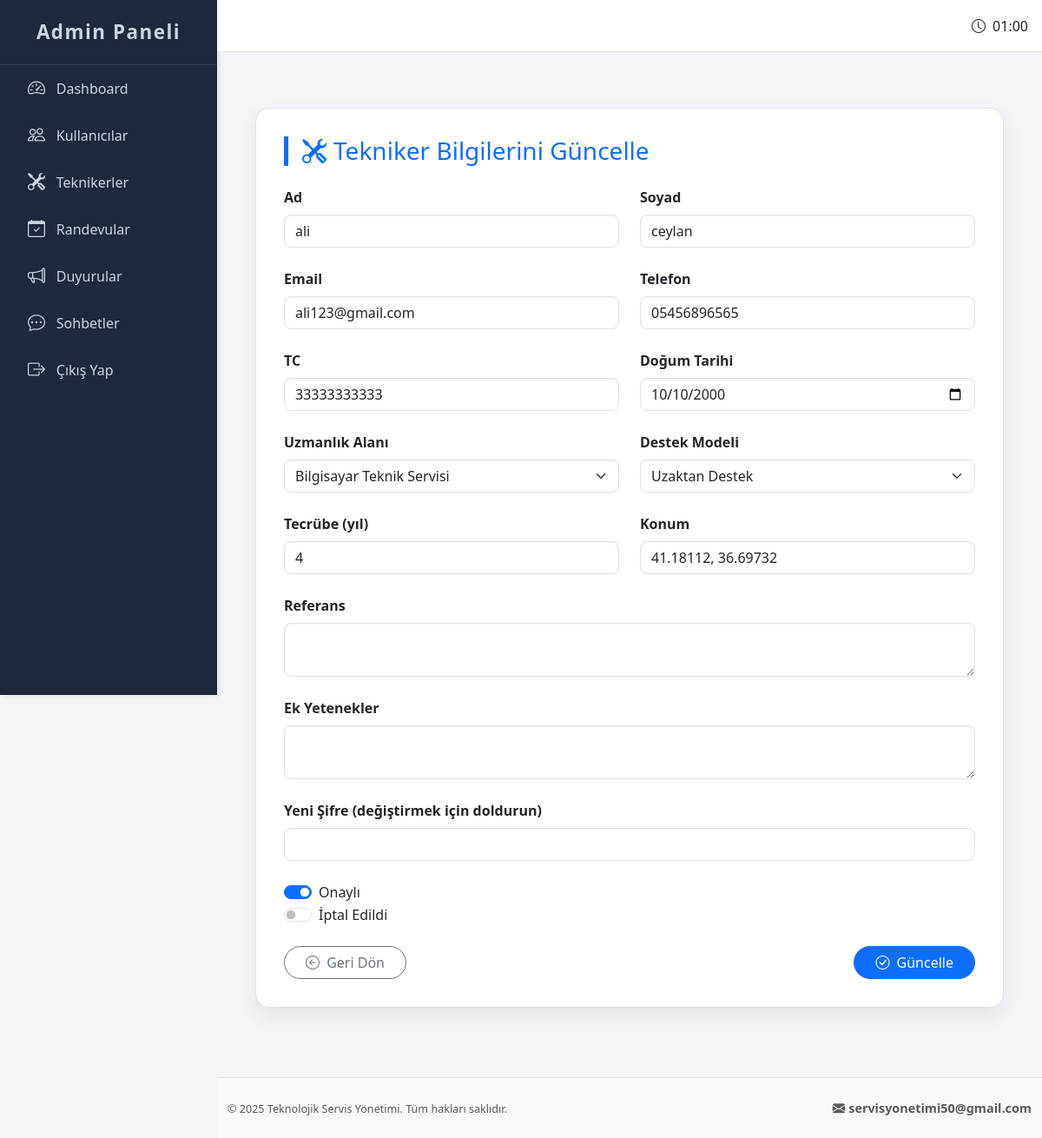
The page /admin/technician/edit/1 (signed in) on the database its author committed.
### app.py (models this page shows, shortened)
class Technician(UserMixin, db.Model):
    __tablename__ = 'technicians'
    id = db.Column(db.Integer, primary_key=True)
    ad = db.Column(db.String(50), nullable=False)
    soyad = db.Column(db.String(50), nullable=False)
    email = db.Column(db.String(100), unique=True, nullable=False)
    telefon = db.Column(db.String(11), unique=True, nullable=False)
    tc = db.Column(db.String(11), unique=True, nullable=False)
    dogum_tarihi = db.Column(db.Date, nullable=False)
    uzmanlik = db.Column(db.String(100), nullable=False)
    destek_modeli = db.Column(db.String(50), nullable=False)
    tecrube = db.Column(db.Integer, nullable=False)
    konum = db.Column(db.String(50))
    referans = db.Column(db.Text)
    ek_yetenekler = db.Column(db.Text)
    sifre = db.Column(db.String(255), nullable=False)
    kayit_tarihi = db.Column(db.DateTime, default=datetime.utcnow)
    onay = db.Column(db.Boolean, default=False)    # Tekniker onayı
    iptal = db.Column(db.Boolean, default=False)   # Tekniker iptal durumu

### app.py (the view, shortened to what this page needs)
@app.route('/admin/technician/edit/<int:id>', methods=['GET', 'POST'])
def edit_technician(id):
    if 'admin_id' not in session:
        flash('Admin girişi yapmalısınız!', 'danger')
        return redirect(url_for('admin_login'))
    technician = Technician.query.get_or_404(id)
    return render_template('edit_technician.html', technician=technician)

### templates/edit_technician.html (shortened to what this page needs)
{% extends "base_admin.html" %}
{% block content %}
<div class="container container-custom py-5">
  <div class="card-form">
    <h2 class="form-title"><i class="bi bi-tools me-2"></i>Tekniker Bilgilerini Güncelle</h2>
    <form method="POST" novalidate>
      <div class="row g-4">
        <div class="col-md-6">
          <label class="form-label">Ad</label>
          <input type="text" class="form-control" name="ad" value="{{ technician.ad }}" required>
        </div>
        <div class="col-md-6">
          <label class="form-label">Soyad</label>
          <input type="text" class="form-control" name="soyad" value="{{ technician.soyad }}" required>
        </div>
        <div class="col-md-6">
          <label class="form-label">Email</label>
          <input type="email" class="form-control" name="email" value="{{ technician.email }}" required>
        </div>
        <div class="col-md-6">
          <label class="form-label">Telefon</label>
          <input type="text" class="form-control" name="telefon" value="{{ technician.telefon }}">
        </div>
        <div class="col-md-6">
          <label class="form-label">TC</label>
          <input type="text" class="form-control" name="tc" value="{{ technician.tc }}" required>
        </div>
        <div class="col-md-6">
          <label class="form-label">Doğum Tarihi</label>
          <input type="date" class="form-control" name="dogum_tarihi" value="{{ technician.dogum_tarihi }}">
        </div>
        <div class="col-md-6">
          <label class="form-label">Uzmanlık Alanı</label>
          <select class="form-select" name="uzmanlik" required>
            <option value="Bilgisayar Teknik Servisi" {% if technician.uzmanlik == "Bilgisayar Teknik Servisi" %}selected{% endif %}>Bilgisayar Teknik Servisi</option>
          </select>
        </div>
        <div class="col-md-6">
          <label class="form-label">Destek Modeli</label>
          <select class="form-select" name="destek_modeli" required>
            <option value="Uzaktan Destek" {% if technician.destek_modeli == "Uzaktan Destek" %}selected{% endif %}>Uzaktan Destek</option>
          </select>
        </div>
        <div class="col-md-6">
          <label class="form-label">Tecrübe (yıl)</label>
          <input type="number" min="0" class="form-control" name="tecrube" value="{{ technician.tecrube }}">
        </div>
        <div class="col-md-6">
          <label class="form-label">Konum</label>
          <input type="text" class="form-control" name="konum" value="{{ technician.konum }}">
        </div>
        <div class="col-12">
          <label class="form-label">Referans</label>
          <textarea class="form-control" name="referans" rows="2">{{ technician.referans }}</textarea>
        </div>
        <div class="col-12">
          <label class="form-label">Ek Yetenekler</label>
          <textarea class="form-control" name="ek_yetenekler" rows="2">{{ technician.ek_yetenekler }}</textarea>
        </div>
        <div class="col-12">
          <label class="form-label">Yeni Şifre (değiştirmek için doldurun)</label>
          <input type="password" class="form-control" name="sifre">
        </div>
      </div>
      <div class="form-check form-switch mt-4">
        <input class="form-check-input" type="checkbox" name="onay" id="onay" value="1" {% if technician.onay %}checked{% endif %}>
        <label class="form-check-label" for="onay">Onaylı</label>
      </div>
      <div class="form-check form-switch mb-4">
        <input class="form-check-input" type="checkbox" name="iptal" id="iptal" value="1" {% if technician.iptal %}checked{% endif %}>
        <label class="form-check-label" for="iptal">İptal Edildi</label>
      </div>
      <div class="d-flex justify-content-between mt-4">
        <a href="{{ url_for('manage_technicians') }}" class="btn btn-outline-secondary px-4">
          <i class="bi bi-arrow-left-circle me-1"></i> Geri Dön
        </a>
        <button type="submit" class="btn btn-primary px-4">
          <i class="bi bi-check-circle me-1"></i> Güncelle
        </button>
      </div>
    </form>
  </div>
</div>
{% endblock %}

### static/base_admin.css (style rules this page uses)
:root { --sidebar-width: 250px; --sidebar-collapsed-width: 70px; --sidebar-bg: #1e293b; --sidebar-color: #cbd5e1; --sidebar-hover-bg: #334155; --sidebar-active-bg: #3b82f6; --sidebar-active-color: #ffffff; --transition-speed: 0.3s; --navbar-height: 60px; --footer-height: 50px; }
html, body { height: 100%; margin: 0; }
body { display: flex; flex-direction: column; min-height: 100vh; background-color: #f4f6f9; font-family: 'Segoe UI', Tahoma, Geneva, Verdana, sans-serif; }

### templates/edit_technician.html (style rules this page uses)
.container-custom { max-width: 900px; }
.card-form { background-color: #ffffff; padding: 2rem; border-radius: 1rem; box-shadow: 0 10px 25px rgba(0,0,0,0.08); border: 1px solid #e3e3e3; }
h2.form-title { font-size: 1.75rem; color: #0d6efd; border-left: 5px solid #0d6efd; padding-left: 1rem; margin-bottom: 1.5rem; }
.form-label { font-weight: 600; }
.form-control, .form-select { border-radius: 0.5rem; box-shadow: inset 0 1px 3px rgba(0,0,0,0.05); transition: box-shadow 0.3s ease, border-color 0.3s ease; }
.form-check-input:checked { background-color: #0d6efd; border-color: #0d6efd; }
.btn-primary { border-radius: 50px; }
.btn-outline-secondary { border-radius: 50px; }

### rows shown on the page
Technician: ad "ali", soyad "ceylan", email "ali123@gmail.com", telefon "05456896565", tc "33333333333", dogum_tarihi "10/10/2000", uzmanlik "Bilgisayar Teknik Servisi", destek_modeli "Uzaktan Destek", tecrube "4", konum "41.18112, 36.69732", onay "☑"
